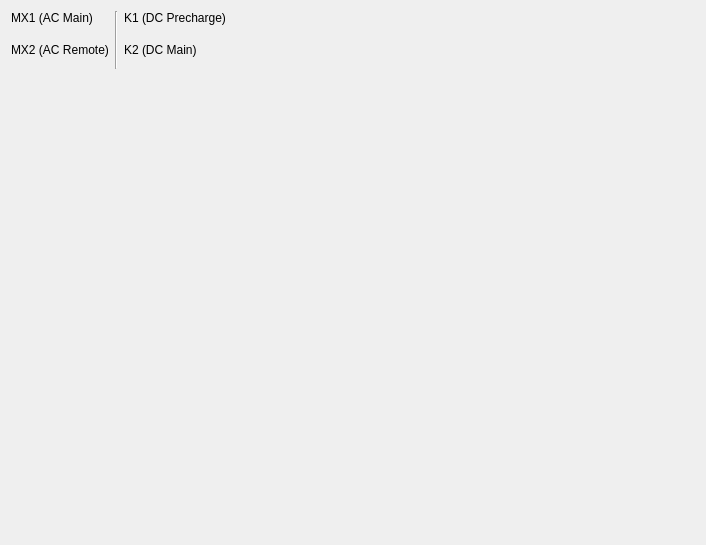
<?xml version="1.0" encoding="UTF-8"?>
<ui version="4.0">
 <class>Form</class>
 <widget class="EpcForm" name="Form">
  <property name="geometry">
   <rect>
    <x>0</x>
    <y>0</y>
    <width>706</width>
    <height>545</height>
   </rect>
  </property>
  <property name="windowTitle">
   <string>Form</string>
  </property>
  <property name="can_file" stdset="0">
   <string>example_hmi.sym</string>
  </property>
  <property name="style_small" stdset="0">
   <bool>true</bool>
  </property>
  <layout class="QVBoxLayout" name="verticalLayout">
   <item>
    <layout class="QGridLayout" name="gridLayout_11" columnstretch="0,0,0,0,0,0,1,0">
     <item row="0" column="4" colspan="3">
      <widget class="QLabel" name="label_7">
       <property name="text">
        <string>K1 (DC Precharge)</string>
       </property>
      </widget>
     </item>
     <item row="1" column="0" rowspan="2">
      <widget class="Toggle" name="toggle_9">
       <property name="sizePolicy">
        <sizepolicy hsizetype="Fixed" vsizetype="Preferred">
         <horstretch>0</horstretch>
         <verstretch>0</verstretch>
        </sizepolicy>
       </property>
       <property name="frame" stdset="0">
        <string>CommandModeControl</string>
       </property>
       <property name="signal" stdset="0">
        <string>ForceRelayMX1_command</string>
       </property>
       <property name="label_visible" stdset="0">
        <bool>false</bool>
       </property>
       <property name="tx" stdset="0">
        <bool>true</bool>
       </property>
       <property name="value_labels_visible" stdset="0">
        <bool>false</bool>
       </property>
      </widget>
     </item>
     <item row="3" column="4" colspan="3">
      <widget class="QLabel" name="label_9">
       <property name="text">
        <string>K2 (DC Main)</string>
       </property>
      </widget>
     </item>
     <item row="4" column="4" rowspan="2">
      <widget class="Toggle" name="toggle_12">
       <property name="sizePolicy">
        <sizepolicy hsizetype="Fixed" vsizetype="Preferred">
         <horstretch>0</horstretch>
         <verstretch>0</verstretch>
        </sizepolicy>
       </property>
       <property name="frame" stdset="0">
        <string>CommandModeControl</string>
       </property>
       <property name="signal" stdset="0">
        <string>ForceRelayRelayK2_DCRun_comand</string>
       </property>
       <property name="label_visible" stdset="0">
        <bool>false</bool>
       </property>
       <property name="tx" stdset="0">
        <bool>true</bool>
       </property>
       <property name="value_labels_visible" stdset="0">
        <bool>false</bool>
       </property>
      </widget>
     </item>
     <item row="0" column="7">
      <spacer name="horizontalSpacer_3">
       <property name="orientation">
        <enum>Qt::Horizontal</enum>
       </property>
       <property name="sizeHint" stdset="0">
        <size>
         <width>0</width>
         <height>0</height>
        </size>
       </property>
      </spacer>
     </item>
     <item row="3" column="0" colspan="3">
      <widget class="QLabel" name="label_8">
       <property name="text">
        <string>MX2 (AC Remote)</string>
       </property>
      </widget>
     </item>
     <item row="2" column="5">
      <widget class="Led" name="led_47">
       <property name="sizePolicy">
        <sizepolicy hsizetype="Fixed" vsizetype="Fixed">
         <horstretch>0</horstretch>
         <verstretch>0</verstretch>
        </sizepolicy>
       </property>
       <property name="frame" stdset="0">
        <string>StatusBits</string>
       </property>
       <property name="signal" stdset="0">
        <string>K1PrechargePermissive_status</string>
       </property>
       <property name="label_visible" stdset="0">
        <bool>true</bool>
       </property>
       <property name="label_from_enumeration" stdset="0">
        <bool>true</bool>
       </property>
       <property name="on_value" stdset="0">
        <number>0</number>
       </property>
       <property name="automatic_off_color" stdset="0">
        <bool>true</bool>
       </property>
       <property name="on_color" stdset="0">
        <color>
         <red>192</red>
         <green>32</green>
         <blue>32</blue>
        </color>
       </property>
      </widget>
     </item>
     <item row="4" column="0" rowspan="2">
      <widget class="Toggle" name="toggle_11">
       <property name="sizePolicy">
        <sizepolicy hsizetype="Fixed" vsizetype="Preferred">
         <horstretch>0</horstretch>
         <verstretch>0</verstretch>
        </sizepolicy>
       </property>
       <property name="frame" stdset="0">
        <string>CommandModeControl</string>
       </property>
       <property name="signal" stdset="0">
        <string>ForceRelayMX2_command</string>
       </property>
       <property name="label_visible" stdset="0">
        <bool>false</bool>
       </property>
       <property name="tx" stdset="0">
        <bool>true</bool>
       </property>
       <property name="value_labels_visible" stdset="0">
        <bool>false</bool>
       </property>
      </widget>
     </item>
     <item row="5" column="1">
      <widget class="Led" name="led_49">
       <property name="sizePolicy">
        <sizepolicy hsizetype="Fixed" vsizetype="Fixed">
         <horstretch>0</horstretch>
         <verstretch>0</verstretch>
        </sizepolicy>
       </property>
       <property name="frame" stdset="0">
        <string>StatusBits</string>
       </property>
       <property name="signal" stdset="0">
        <string>MX2Permissive_status</string>
       </property>
       <property name="label_visible" stdset="0">
        <bool>true</bool>
       </property>
       <property name="label_from_enumeration" stdset="0">
        <bool>true</bool>
       </property>
       <property name="on_value" stdset="0">
        <number>0</number>
       </property>
       <property name="automatic_off_color" stdset="0">
        <bool>true</bool>
       </property>
       <property name="on_color" stdset="0">
        <color>
         <red>192</red>
         <green>32</green>
         <blue>32</blue>
        </color>
       </property>
      </widget>
     </item>
     <item row="1" column="5">
      <widget class="Led" name="led_46">
       <property name="sizePolicy">
        <sizepolicy hsizetype="Fixed" vsizetype="Fixed">
         <horstretch>0</horstretch>
         <verstretch>0</verstretch>
        </sizepolicy>
       </property>
       <property name="frame" stdset="0">
        <string>StatusBits</string>
       </property>
       <property name="signal" stdset="0">
        <string>K1PrechargePermissive_status</string>
       </property>
       <property name="label_visible" stdset="0">
        <bool>true</bool>
       </property>
       <property name="label_from_enumeration" stdset="0">
        <bool>true</bool>
       </property>
       <property name="automatic_off_color" stdset="0">
        <bool>true</bool>
       </property>
      </widget>
     </item>
     <item row="4" column="5">
      <widget class="Led" name="led_50">
       <property name="sizePolicy">
        <sizepolicy hsizetype="Fixed" vsizetype="Fixed">
         <horstretch>0</horstretch>
         <verstretch>0</verstretch>
        </sizepolicy>
       </property>
       <property name="frame" stdset="0">
        <string>StatusBits</string>
       </property>
       <property name="signal" stdset="0">
        <string>K2DCRunPermissive_status</string>
       </property>
       <property name="label_visible" stdset="0">
        <bool>true</bool>
       </property>
       <property name="label_from_enumeration" stdset="0">
        <bool>true</bool>
       </property>
       <property name="automatic_off_color" stdset="0">
        <bool>true</bool>
       </property>
      </widget>
     </item>
     <item row="1" column="1">
      <widget class="Led" name="led_45">
       <property name="sizePolicy">
        <sizepolicy hsizetype="Fixed" vsizetype="Fixed">
         <horstretch>0</horstretch>
         <verstretch>0</verstretch>
        </sizepolicy>
       </property>
       <property name="frame" stdset="0">
        <string>StatusBits</string>
       </property>
       <property name="signal" stdset="0">
        <string>MX1Permissive_status</string>
       </property>
       <property name="label_visible" stdset="0">
        <bool>true</bool>
       </property>
       <property name="label_from_enumeration" stdset="0">
        <bool>true</bool>
       </property>
       <property name="automatic_off_color" stdset="0">
        <bool>true</bool>
       </property>
      </widget>
     </item>
     <item row="4" column="1">
      <widget class="Led" name="led_48">
       <property name="sizePolicy">
        <sizepolicy hsizetype="Fixed" vsizetype="Fixed">
         <horstretch>0</horstretch>
         <verstretch>0</verstretch>
        </sizepolicy>
       </property>
       <property name="frame" stdset="0">
        <string>StatusBits</string>
       </property>
       <property name="signal" stdset="0">
        <string>MX2Permissive_status</string>
       </property>
       <property name="label_visible" stdset="0">
        <bool>true</bool>
       </property>
       <property name="label_from_enumeration" stdset="0">
        <bool>true</bool>
       </property>
       <property name="automatic_off_color" stdset="0">
        <bool>true</bool>
       </property>
      </widget>
     </item>
     <item row="1" column="4" rowspan="2">
      <widget class="Toggle" name="toggle_10">
       <property name="sizePolicy">
        <sizepolicy hsizetype="Fixed" vsizetype="Preferred">
         <horstretch>0</horstretch>
         <verstretch>0</verstretch>
        </sizepolicy>
       </property>
       <property name="frame" stdset="0">
        <string>CommandModeControl</string>
       </property>
       <property name="signal" stdset="0">
        <string>ForceRelayK1_Precharge_command</string>
       </property>
       <property name="label_visible" stdset="0">
        <bool>false</bool>
       </property>
       <property name="tx" stdset="0">
        <bool>true</bool>
       </property>
       <property name="value_labels_visible" stdset="0">
        <bool>false</bool>
       </property>
      </widget>
     </item>
     <item row="2" column="1">
      <widget class="Led" name="led_44">
       <property name="sizePolicy">
        <sizepolicy hsizetype="Fixed" vsizetype="Fixed">
         <horstretch>0</horstretch>
         <verstretch>0</verstretch>
        </sizepolicy>
       </property>
       <property name="frame" stdset="0">
        <string>StatusBits</string>
       </property>
       <property name="signal" stdset="0">
        <string>MX1Permissive_status</string>
       </property>
       <property name="label_visible" stdset="0">
        <bool>true</bool>
       </property>
       <property name="label_from_enumeration" stdset="0">
        <bool>true</bool>
       </property>
       <property name="on_value" stdset="0">
        <number>0</number>
       </property>
       <property name="automatic_off_color" stdset="0">
        <bool>true</bool>
       </property>
       <property name="on_color" stdset="0">
        <color>
         <red>192</red>
         <green>32</green>
         <blue>32</blue>
        </color>
       </property>
      </widget>
     </item>
     <item row="5" column="5">
      <widget class="Led" name="led_51">
       <property name="sizePolicy">
        <sizepolicy hsizetype="Fixed" vsizetype="Fixed">
         <horstretch>0</horstretch>
         <verstretch>0</verstretch>
        </sizepolicy>
       </property>
       <property name="frame" stdset="0">
        <string>StatusBits</string>
       </property>
       <property name="signal" stdset="0">
        <string>K2DCRunPermissive_status</string>
       </property>
       <property name="label_visible" stdset="0">
        <bool>true</bool>
       </property>
       <property name="label_from_enumeration" stdset="0">
        <bool>true</bool>
       </property>
       <property name="on_value" stdset="0">
        <number>0</number>
       </property>
       <property name="automatic_off_color" stdset="0">
        <bool>true</bool>
       </property>
       <property name="on_color" stdset="0">
        <color>
         <red>192</red>
         <green>32</green>
         <blue>32</blue>
        </color>
       </property>
      </widget>
     </item>
     <item row="0" column="0" colspan="3">
      <widget class="QLabel" name="label_6">
       <property name="text">
        <string>MX1 (AC Main)</string>
       </property>
      </widget>
     </item>
     <item row="0" column="3" rowspan="6">
      <widget class="Line" name="line">
       <property name="orientation">
        <enum>Qt::Vertical</enum>
       </property>
      </widget>
     </item>
    </layout>
   </item>
   <item>
    <spacer name="verticalSpacer">
     <property name="orientation">
      <enum>Qt::Vertical</enum>
     </property>
     <property name="sizeHint" stdset="0">
      <size>
       <width>20</width>
       <height>262</height>
      </size>
     </property>
    </spacer>
   </item>
  </layout>
 </widget>
 <customwidgets>
  <customwidget>
   <class>EpcForm</class>
   <extends>QWidget</extends>
   <header>epyq.form</header>
   <container>1</container>
  </customwidget>
  <customwidget>
   <class>Led</class>
   <extends>QWidget</extends>
   <header>epyq.widgets.led</header>
  </customwidget>
  <customwidget>
   <class>Toggle</class>
   <extends>QWidget</extends>
   <header>epyq.widgets.toggle</header>
  </customwidget>
 </customwidgets>
 <resources/>
 <connections/>
</ui>
